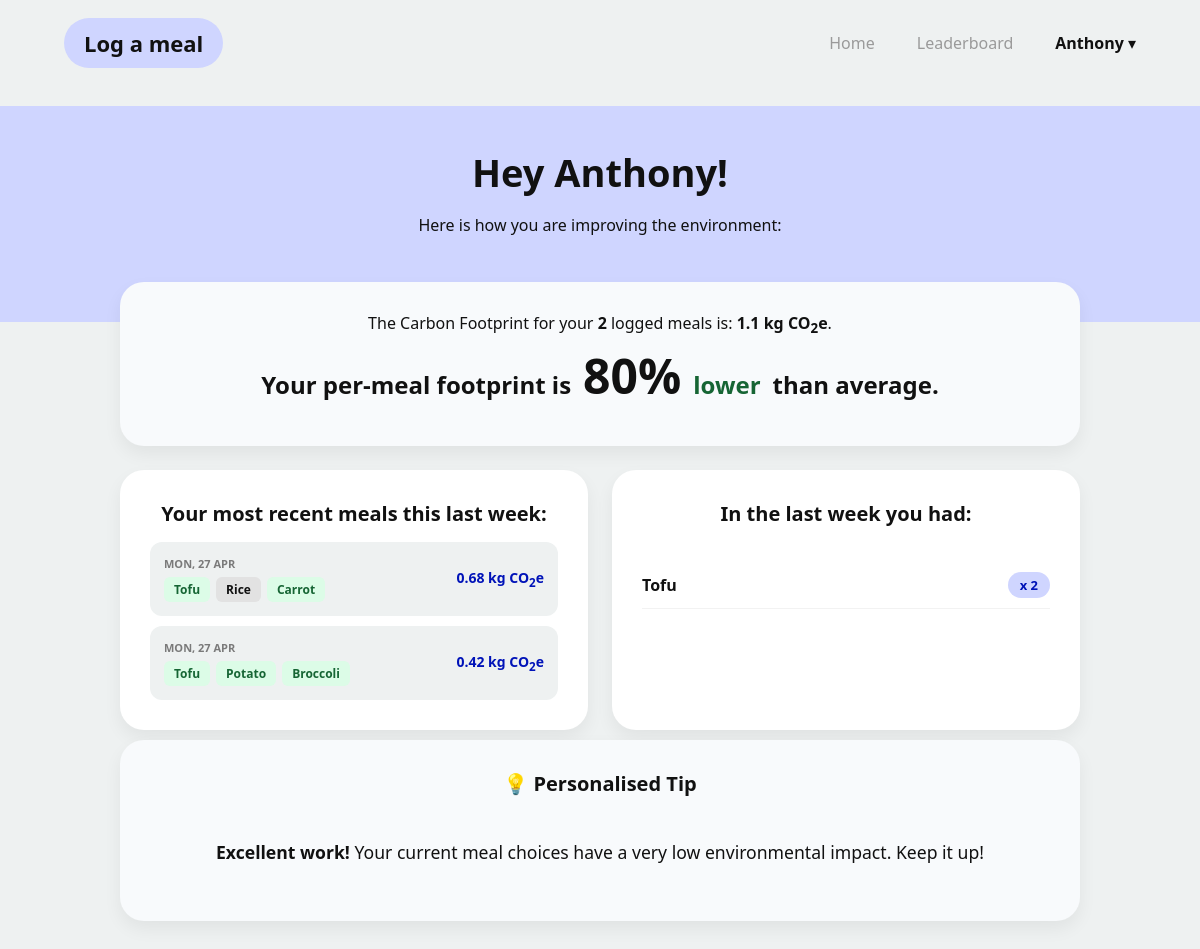
The page / (signed in) on the database its author committed.
### app/models.py (models this page shows, shortened)
class User(db.Model, UserMixin):
    __tablename__ = 'users'
    id: so.Mapped[int] = so.mapped_column(primary_key=True)
    username: so.Mapped[str] = so.mapped_column(sa.String(63), index=True, unique=True)
    email: so.Mapped[str] = so.mapped_column(sa.String(119), index=True, unique=True)
    password_hash: so.Mapped[Optional[str]] = so.mapped_column(sa.String(255))
    weekly_score: so.Mapped[int] = so.mapped_column(sa.Integer, index=True, default=0)
    meals: so.Mapped[list['Meal']] = so.relationship(back_populates='user')

class Meal(db.Model):
    id: so.Mapped[int] = so.mapped_column(primary_key=True)
    carb: so.Mapped[str] = so.mapped_column(sa.String(16))
    protein: so.Mapped[str] = so.mapped_column(sa.String(16))
    veg: so.Mapped[str] = so.mapped_column(sa.String(16))
    total_emissions: so.Mapped[float] = so.mapped_column(sa.Float, default=0)
    date_added: so.Mapped[str] = so.mapped_column(sa.Date, default=date.today())
    user_id: so.Mapped[int] = so.mapped_column(sa.ForeignKey(User.id), index=True)
    user: so.Mapped[User] = so.relationship(back_populates='meals')
    def get_qualitative_impact(self):
        if self.total_emissions < 0.5:
            qualitative_impact = "very_low"
        elif self.total_emissions < 1:
            qualitative_impact = "low"
        elif self.total_emissions < 2:
            qualitative_impact = "medium"
        elif self.total_emissions < 3:
            qualitative_impact = "high"
        else:
            qualitative_impact = "very_high"
        return qualitative_impact

### app/routes.py (the view)
@app.route("/", methods=["GET", "POST"])
def index():
    if current_user.is_authenticated:
        seven_days_ago = datetime.now().date() - timedelta(days=7)
        weekly_meals = [m for m in current_user.meals if m.date_added >= seven_days_ago]
        sorted_weekly_meals = sorted(weekly_meals, key=lambda x: x.id, reverse=True)
        tip_subset = sorted_weekly_meals[:7]
        tip_proteins = [m.protein.lower() for m in tip_subset]
        protein_count = {}
        weekly_total = 0
        for meal in weekly_meals:
            weekly_total += meal.total_emissions
            protein_count[meal.protein] = protein_count.get(meal.protein, 0) + 1
        sorted_protein_count = dict(
            sorted(protein_count.items(), key=lambda item: item[1],
                   reverse=True))  # just so it lists the protein count in the 'in the last week you had' in order of quantity (desc)
        num_meals = len(weekly_meals)
        comparison_delta = 0
        comparison_label = "lower"  # Default
        if num_meals > 0:
            user_avg_meal = weekly_total / num_meals
            global_avg_meal = 2.78
            raw_percent = (user_avg_meal / global_avg_meal) * 100
            comparison_delta = int(abs(100 - raw_percent))
            comparison_label = "higher" if raw_percent > 100 else "lower"
        return render_template("index.html",
                               meals_to_display=sorted_weekly_meals,
                               tip_proteins = tip_proteins,
                               protein_count=sorted_protein_count,
                               weekly_total=weekly_total,
                               num_meals=num_meals,
                               comparison_delta=comparison_delta,
                               comparison_label=comparison_label,
                               user_name=current_user.username)
    else:
        return render_template("LandingPage.html")

### app/models.py (called while the page is built)
@login.user_loader
def load_user(id):
    return db.session.get(User, int(id))

### app/templates/index.html (shortened to what this page needs)
{% extends "base.html" %}
{% block styles %}
<link rel="stylesheet" href="{{ url_for('static', filename='css/page_style.css') }}">
{% endblock %}
{% block content %}
<main class="dash">
    <section class="dash-hero">
        <h1 class="dash-title">{{"Hey " + user_name +"!" if user_name else "You are not logged in" }}</h1>
        <p class="dash-subtitle">Here is how you are improving the environment:</p>
    </section>
    <section class="stats">
        <div class="stat-card stat-card--full">
            <div class="dash-subtitle">
                The Carbon Footprint for your <strong>{{ num_meals }}</strong> logged meals is: <strong>{{
                weekly_total|round(2) }} kg
                CO<sub>2</sub>e</strong>.
            </div>
            <div class="comparison-display">
                <span class="comparison-label">Your per-meal footprint is</span>
                <span class="comparison-value">{{ comparison_delta }}%</span>
                <span class="comparison-label {% if comparison_label == 'higher' %}text-red{% else %}text-green{% endif %}">
        {{ comparison_label }}
    </span>
                <span class="comparison-label">than average.</span>
            </div>
        </div>
        <div class="stat-card">
            <div class="stat-title">Your most recent meals this last week:</div>
            <div class="history-list">
                {% set high_impact = ['beef', 'lamb', 'shrimp'] %}
                {% set low_impact = ['tofu', 'lentils', 'chickpeas', 'beans', 'bread', 'potato', 'pasta', 'oats',
                'carrot', 'broccoli', 'tomato', 'onion'] %}
                {% for meal in meals_to_display %}
                <div class="history-item">
                    <div class="history-left">
                        <div class="history-date">{{ meal.date_added.strftime('%a, %d %b') }}</div>
                        <div class="history-ingredients">
                            <span class="ing-tag {% if meal.protein in high_impact %}ing-tag--high{% elif meal.protein in low_impact %}ing-tag--low{% endif %}">
                                {{ meal.protein }}
                            </span>
                            <span class="ing-tag {% if meal.carb in high_impact %}ing-tag--high{% elif meal.carb in low_impact %}ing-tag--low{% endif %}">
                                {{ meal.carb }}
                            </span>
                            <span class="ing-tag {% if meal.veg in high_impact %}ing-tag--high{% elif meal.veg in low_impact %}ing-tag--low{% endif %}">
                                {{ meal.veg }}
                            </span>
                        </div>
                    </div>
                    <div class="history-emission {% if meal.get_qualitative_impact() in ['high', 'very_high'] %}history-emission--high{% endif %}">
                        {{ meal.total_emissions|round(2) }} kg CO<sub>2</sub>e
                    </div>
                </div>
                {% else %}
                <div class="stat-label" style="margin-top: 10px;">You haven't logged any meals yet!</div>
                {% endfor %}
            </div>
        </div>
        <div class="stat-card stat-card--right">
            <div class="stat-title">In the last week you had:</div>
            <div class="freq-container">
                <div class="freq-list">
                    {% for k, v in protein_count.items() %}
                    <div class="freq-item">
                        <div class="freq-name {% if k in high_impact %}freq-name--high{% endif %}">
                            {{ k }}
                        </div>
                        <div class="freq-count">x {{ v }}</div>
                    </div>
                    {% else %}
                    <div class="stat-label" style="margin-top: 10px;">No data to display.</div>
                    {% endfor %}
                </div>
            </div>
        </div>
    </section>
    <section class="stats">
        <div class="stat-card stat-card--full" style="margin-top: 20px;">
            <div class="stat-title" style="text-align: center;">💡 Personalised Tip</div>
            <div class="tip-content" style="text-align: center; font-size: 1.1rem; padding: 10px 0;">
                {% if "beef" in tip_proteins %}
                <p>Reducing <strong>beef</strong> is the fastest way to lower your footprint. Try a
                    <strong>pork</strong> or <strong>lentil</strong> alternative!</p>
                {% elif "lamb" in tip_proteins %}
                <p><strong>Lamb</strong> has a high carbon cost. Consider swapping it for <strong>turkey</strong> or
                    <strong>beans</strong> next time.</p>
                {% elif "shrimp" in tip_proteins %}
                <p>Farmed <strong>shrimp</strong> can have a high impact. Have you tried <strong>wild-caught
                    fish</strong> or <strong>tofu</strong>?</p>
                {% elif "pork" in tip_proteins %}
                <p>You're doing great! Swapping <strong>pork</strong> for <strong>chickpeas</strong> or
                    <strong>tofu</strong> would lower your impact even further.</p>
                {% else %}
                <p><strong>Excellent work!</strong> Your current meal choices have a very low environmental impact. Keep
                    it up!</p>
                {% endif %}
            </div>
        </div>
    </section>
</main>
{% endblock %}

### app/templates/base.html (shortened to what this page needs)
<!DOCTYPE html>
<html lang="en">
<head>
    <link rel="stylesheet" href="{{ url_for('static', filename='css/style.css') }}">
    {% block styles %}{% endblock %}
</head>
<body>
<header class="nav">
    <div class="nav-inner">
        <div class="nav-brand">
            {% if current_user.is_authenticated %}
            <a href="{{ url_for('log_meal') }}">Log a meal</a>
            {% else %}
            <a href="#" class="nav-link--disabled">Log a meal</a>
            {% endif %}
        </div>
        <nav class="nav-links">
            <a href="{{ url_for('index') }}">Home</a>
            {% if current_user.is_authenticated %}
            <a href="{{ url_for('leaderboard') }}">Leaderboard</a>
            <div class="nav-user-dropdown">
                <button class="dropdown-trigger">
                    <strong>{{ current_user.username }}</strong> ▾
                </button>
            </div>
            {% else %}
            <a href="{{ url_for('login') }}">Login</a>
            <a href="{{ url_for('signup') }}" class="nav-cta">Sign Up</a>
            {% endif %}
        </nav>
    </div>
</header>
{% block content %}
{% endblock %}
</body>
</html>

### app/static/css/style.css (style rules this page uses)
*, *::before, *::after { box-sizing: border-box; }
:root { --bg-main: #ffffff; --bg-page: #eef1f1; --lavender: #cfd5ff; --blue-primary: #0b3dff; --blue-dark: #0013b8; --text-main: #111111; --text-muted: #7a7a7a; --text-nav: #9a9a9a; --card-bg: #ffffff; --shadow-sm: 0 8px 18px rgba(0, 0, 0, 0.06); --container-max: 1120px; --text-danger: #b30000; --bg-danger: #ffdbdb; --text-success: #166534; --bg-success: #dcfce7; }
body { margin: 0; font-family: system-ui, -apple-system, sans-serif; background: var(--bg-main); color: var(--text-main); }
.nav-inner { max-width: var(--container-max); margin: 0 auto; padding: 22px 24px; display: flex; align-items: center; justify-content: space-between; }
.nav-brand a { text-decoration: none; color: var(--text-main); font-weight: 700; font-size: 22px; padding: 10px 20px; border-radius: 999px; background: var(--lavender); transition: filter 0.2s; }
.nav-links { list-style: none; display: flex; align-items: center; gap: 42px; }
.nav-links a { text-decoration: none; color: var(--text-nav); font-weight: 500; }
.nav-user-dropdown { position: relative; display: inline-block; }
.dropdown-trigger { background: none; border: none; color: var(--text-main); font-size: 16px; cursor: pointer; padding: 10px 0; font-family: inherit; }
.nav-user-dropdown::after { content: ""; position: absolute; top: 100%; left: 0; width: 100%; height: 15px; }

### app/static/css/page_style.css (style rules this page uses)
body { background: var(--bg-page); }
.dash-hero { background: var(--lavender); padding: 40px 20px 70px; text-align: center; }
.dash-title { margin: 0; font-size: 38px; font-weight: 800; }
.stats { max-width: 1000px; margin: -40px auto 30px; padding: 0 20px; display: grid; grid-template-columns: 1fr 1fr; gap: 24px; }
.stat-card { background: var(--card-bg); border-radius: 24px; box-shadow: var(--shadow-sm); padding: 30px; display: flex; flex-direction: column; }
.stats .stat-card { text-align: center; justify-content: center; min-height: 140px; }
.stat-card--full { grid-column: 1 / -1; display: flex; flex-direction: column; align-items: center; background-color: #f8fafc; text-align: center; }
.comparison-display { display: flex; align-items: baseline; justify-content: center; gap: 12px; margin: 15px 0; }
.comparison-value { font-size: 48px; font-weight: 800; color: var(--text-main); line-height: 1; }
.comparison-label { font-size: 24px; font-weight: 700; }
.text-green { color: var(--text-success); }
.stat-title { font-size: 20px; font-weight: 800; margin-bottom: 15px; }
.history-list, .freq-list { display: flex; flex-direction: column; gap: 10px; }
.history-item { display: flex; justify-content: space-between; align-items: center; padding: 14px; background: var(--bg-page); border-radius: 12px; }
.history-left { display: flex; flex-direction: column; gap: 6px; text-align: left; }
.history-date { font-size: 11px; color: var(--text-muted); font-weight: 700; text-transform: uppercase; }
.history-ingredients { display: flex; gap: 6px; }
.ing-tag { font-size: 12px; font-weight: 700; padding: 4px 10px; border-radius: 6px; background: #e2e2e2; text-transform: capitalize; }
.ing-tag--low { background: var(--bg-success); color: var(--text-success); }
.history-emission { font-size: 14px; color: var(--blue-dark); font-weight: 600; }
.freq-container { flex-grow: 1; display: flex; flex-direction: column; justify-content: flex-start; padding: 20px 0; }
.freq-item { display: flex; justify-content: space-between; align-items: center; padding: 10px 0; border-bottom: 1px solid rgba(0, 0, 0, 0.05); }
.freq-name { font-weight: 600; font-size: 16px; text-transform: capitalize; color: var(--text-main); }
.freq-count { background: var(--lavender); color: var(--blue-dark); padding: 4px 12px; border-radius: 99px; font-weight: 800; font-size: 13px; }

### rows shown on the page
User: username "Anthony", username "Hey Anthony!"
Meal: date_added "MON, 27 APR", protein "Tofu", carb "Rice", veg "Carrot", total_emissions "0.68"
Meal: date_added "MON, 27 APR", protein "Tofu", carb "Potato", veg "Broccoli", total_emissions "0.42", v "2"

### other values the page prints
{{ num_meals }} "2"
{{ weekly_total|round(2) }} "1.1"
{{ comparison_delta }} "80"
{{ comparison_label }} "lower"
